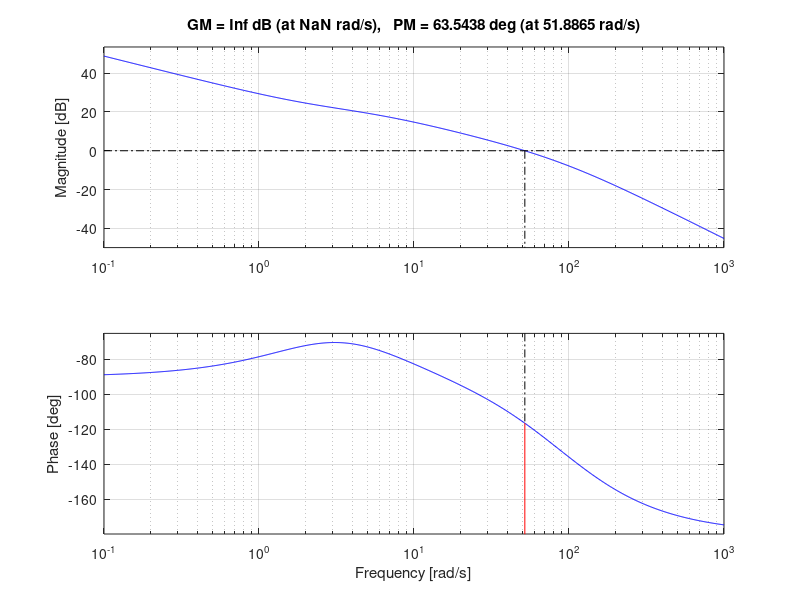
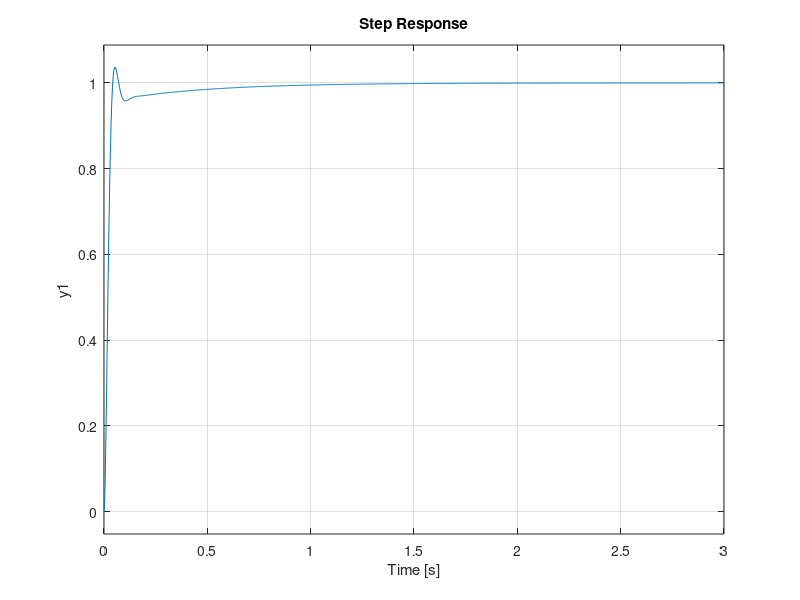
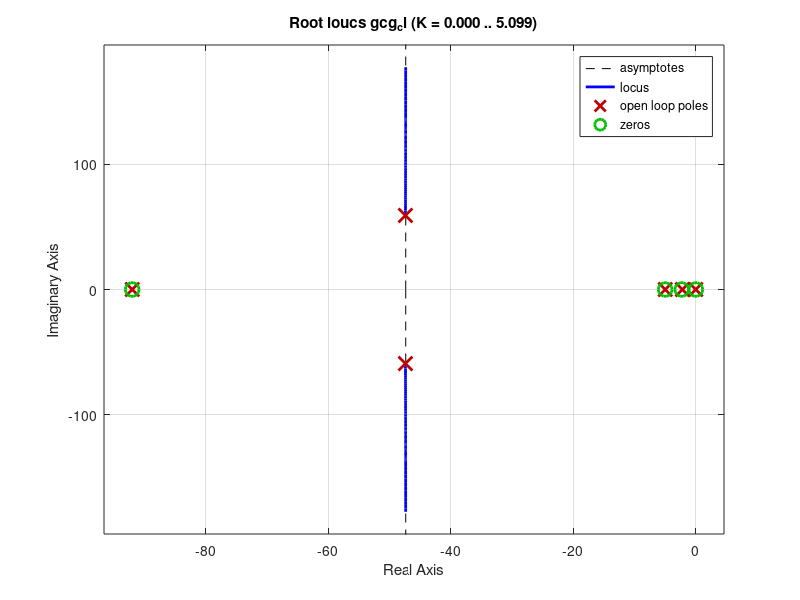

These charts were generated, in order, by the following MATLAB code:
K_c = 8.85; %1;
K_pot = 10/(2*pi);
K_amp = 2.4;
K = 18;
t_m = 2/10;
s = tf('s');

%% b

%gcg = K_c*1/s*K_pot*K_amp*K/(t_m*s+1);
%gcg_closed = gcg/(1+gcg);

%margin(gcg)

%figure(3),grid on,bode(gcg)
%figure(4),grid on,bode(gcg_closed)

%% c

%K_c = 1

%gc = K_c*(0.1*s+1)/(0.01*s+1)

%bode(gc)

%% d

%K_c = 3

%t_z = 1/10
%t_p = 1/200

%gc = K_c*(t_z*s+1)/(t_p*s+1)
%g = K_pot*K_amp*K/(s*(t_m*s+1))
%gcg = gc*g
%gcg_cl = gcg/(1+gcg)

%figure(1),margin(gcg)
%figure(2),step(gcg_cl)
%figure(3),rlocus(gcg_cl)

%% e

K_c = .4

t_z = 1/2.3
t_p = 1/92

gc = K_c*(t_z*s+1)/(t_p*s+1)
g = K_pot*K_amp*K/(s*(t_m*s+1))
gcg = gc*g
gcg_cl = gcg/(1+gcg)

figure(1),margin(gcg)
figure(2),step(gcg_cl)
figure(3),rlocus(gcg_cl)
